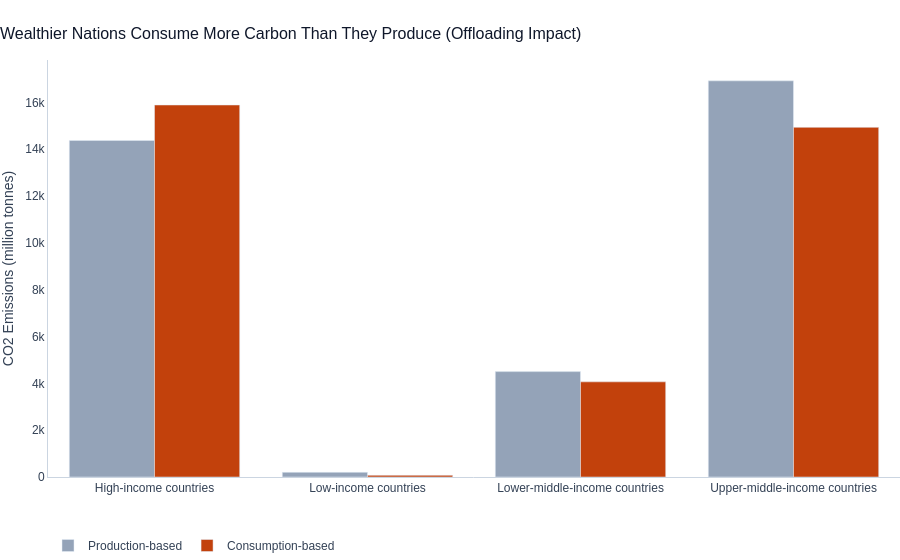

The notebook cell this image was saved under:
### Markdown cell above
## 4. Consumption vs. Production
**Question:** Are wealthier nations offloading their carbon footprint? (Comparing consumption-based vs. production-based emissions across income groups).

### Code cell
income_groups = ['High-income countries', 'Upper-middle-income countries', 'Lower-middle-income countries', 'Low-income countries']
recent_year = 2021
df_income = df[(df['country'].isin(income_groups)) & (df['year'] == recent_year)].copy()

fig = go.Figure(data=[
    go.Bar(name='Production-based', x=df_income['country'], y=df_income['co2'], marker_color='#94a3b8'),
    go.Bar(name='Consumption-based', x=df_income['country'], y=df_income['consumption_co2'], marker_color='#c2410c')
])

apply_plotly_theme(fig, f"Wealthier Nations Consume More Carbon Than They Produce (Offloading Impact)", "CO2 Emissions (million tonnes)")
fig.update_layout(barmode='group')
fig.show()

### Figure 1 — Plotly figure (JSON) as saved in the notebook; plotly's stock layout.template omitted (floating-point values rounded to 4 significant figures)
{"data": [{"marker": {"color": "#94a3b8"}, "name": "Production-based", "type": "bar", "x": ["High-income countries", "Low-income countries", "Lower-middle-income countries", "Upper-middle-income countries"], "y": [14370.0, 199.6, 4500.0, 16920.0]}, {"marker": {"color": "#c2410c"}, "name": "Consumption-based", "type": "bar", "x": ["High-income countries", "Low-income countries", "Lower-middle-income countries", "Upper-middle-income countries"], "y": [15890.0, 70.97, 4063.0, 14930.0]}], "layout": {"barmode": "group", "font": {"color": "#334155", "family": "Outfit, sans-serif"}, "legend": {"orientation": "h", "x": 0, "xanchor": "left", "y": -0.2, "yanchor": "bottom"}, "margin": {"b": 40, "l": 0, "r": 0, "t": 60}, "paper_bgcolor": "rgba(0,0,0,0)", "plot_bgcolor": "rgba(0,0,0,0)", "title": {"font": {"color": "#0f172a", "family": "Outfit, sans-serif", "size": 16}, "text": "Wealthier Nations Consume More Carbon Than They Produce (Offloading Impact)", "x": 0, "xanchor": "left", "y": 0.95, "yanchor": "top"}, "xaxis": {"linecolor": "#cbd5e1", "showgrid": false, "title": {"text": ""}}, "yaxis": {"linecolor": "#cbd5e1", "showgrid": false, "title": {"text": "CO2 Emissions (million tonnes)"}}}}
